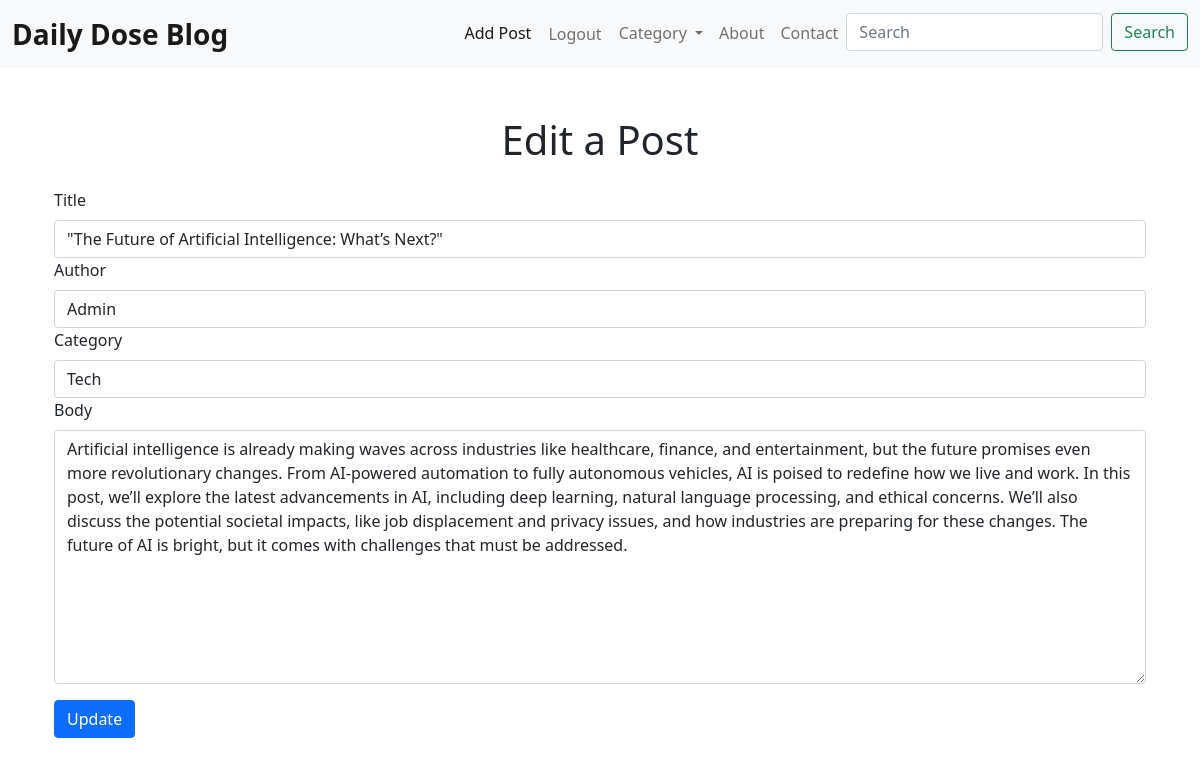
Screenshot of /post/2/edit/ (signed in) with the database file from the repository.
### blogapp/models.py (models this page shows, shortened)
class Post(models.Model):
    title = models.CharField(max_length = 255)
    author = models.ForeignKey(User, on_delete=models.CASCADE)
    category = models.ForeignKey(Category, on_delete=models.SET_NULL, null=True)
    body = models.TextField()
    published_date = models.DateField(auto_now_add=True)

### blogapp/views.py (the view)
# urls.py: path('post/<int:pk>/edit/', Update_view.as_view(), name = 'update_post_view'),
class Update_view(UpdateView):
    model = Post
    template_name = 'blogapp/html/updatepost.html'
    fields = ['title', 'author', 'category','body', ]

### blogapp/models.py (called while the page is built)
    def __str__ (self):
        return self.name

### templates/blogapp/html/updatepost.html (shortened to what this page needs)
{% extends 'blogapp/html/base.html' %}
{% load widget_tweaks %}
{% block content %}
    {% if user.is_authenticated %}
    <div class="container mt-5">
        <h1 class="mb-4 text-center">Edit a Post</h1>
        <form method="POST">
            <div class="form-group">
                <label for="{{ form.title.id_for_label }}" class="form-label">Title</label>
                {{ form.title|add_class:"form-control" }}
            </div>
            <div class="form-group">
                <label for="{{ form.author.id_for_label }}" class="form-label">Author</label>
                {{ form.author|add_class:"form-control" }}
            </div>
            <div class="form-group">
                <label for="{{ form.category.id_for_label }}" class="form-label">Category</label>
                {{ form.category|add_class:"form-control" }}
            </div>
            <div class="form-group">
                <label for="{{ form.body.id_for_label }}" class="form-label">Body</label>
                {{ form.body|add_class:"form-control" }}
            </div>
            <button type="submit" class="btn btn-primary btn-block mt-3">Update</button>
        </form>
    </div>
    {% else %}
    <div class="d-flex justify-content-center align-items-center" style = "height: 80vh;">
        <strong>You have been logged out.</strong><br>
        <h2>404 Error</h2>
    </div>
    {% endif %}
{% endblock content %}

### rows the page displays
Post: title "\"The Future of Artificial Intelligence: What’s Next?\"", author "Admin", category "Tech", body "Artificial intelligence is already making waves across industries like healthcare, finance, and entertainment, but the future promises even more revolutionary changes. From AI-powered automation to fully autonomous vehicles, AI is poised to redefine how we live and work. In this post, we’ll explore the latest advancements in AI, including deep learning, natural language processing, and ethical concerns. We’ll also discuss the potential societal impacts, like job displacement and privacy issues, and how industries are preparing for these changes. The future of AI is bright, but it comes with challenges that must be addressed."
